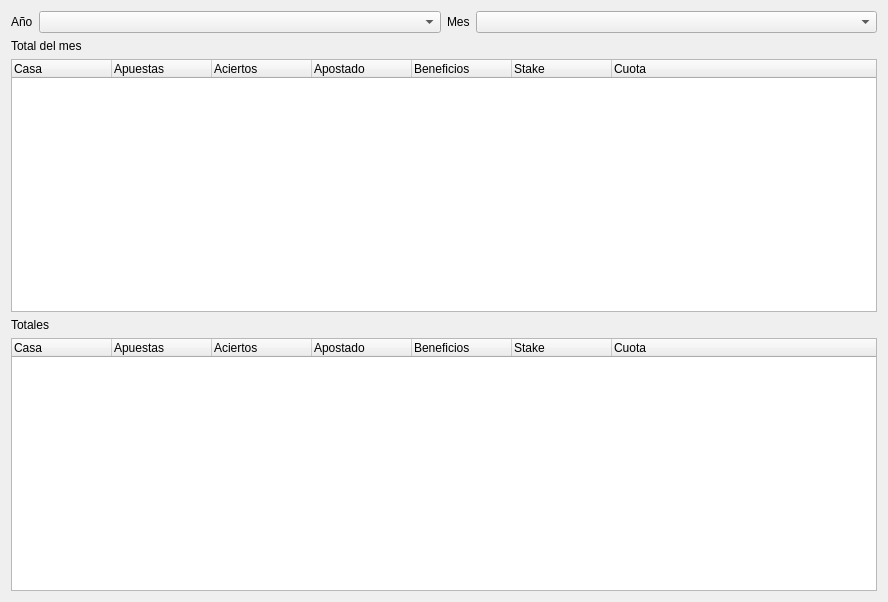
<?xml version="1.0" encoding="UTF-8"?>
<ui version="4.0">
 <class>Form</class>
 <widget class="QWidget" name="Form">
  <property name="geometry">
   <rect>
    <x>0</x>
    <y>0</y>
    <width>888</width>
    <height>602</height>
   </rect>
  </property>
  <property name="windowTitle">
   <string>Form</string>
  </property>
  <layout class="QVBoxLayout" name="verticalLayout">
   <item>
    <layout class="QHBoxLayout" name="horizontalLayout_2">
     <item>
      <layout class="QFormLayout" name="formLayout_4">
       <item row="0" column="0">
        <widget class="QLabel" name="lblYear">
         <property name="text">
          <string>Año</string>
         </property>
        </widget>
       </item>
       <item row="0" column="1">
        <widget class="QComboBox" name="cmbYear"/>
       </item>
      </layout>
     </item>
     <item>
      <layout class="QFormLayout" name="formLayout_2">
       <item row="0" column="0">
        <widget class="QLabel" name="lblMonth">
         <property name="text">
          <string>Mes</string>
         </property>
        </widget>
       </item>
       <item row="0" column="1">
        <widget class="QComboBox" name="cmbMonth"/>
       </item>
      </layout>
     </item>
    </layout>
   </item>
   <item>
    <widget class="QLabel" name="lblTotalMonth">
     <property name="text">
      <string>Total del mes</string>
     </property>
    </widget>
   </item>
   <item>
    <widget class="QTreeWidget" name="treeMonth">
     <property name="locale">
      <locale language="English" country="UnitedStates"/>
     </property>
     <column>
      <property name="text">
       <string>Casa</string>
      </property>
     </column>
     <column>
      <property name="text">
       <string>Apuestas</string>
      </property>
     </column>
     <column>
      <property name="text">
       <string>Aciertos</string>
      </property>
     </column>
     <column>
      <property name="text">
       <string>Apostado</string>
      </property>
     </column>
     <column>
      <property name="text">
       <string>Beneficios</string>
      </property>
     </column>
     <column>
      <property name="text">
       <string>Stake</string>
      </property>
     </column>
     <column>
      <property name="text">
       <string>Cuota</string>
      </property>
     </column>
    </widget>
   </item>
   <item>
    <widget class="QLabel" name="lblTotal">
     <property name="text">
      <string>Totales</string>
     </property>
    </widget>
   </item>
   <item>
    <widget class="QTreeWidget" name="treeTotal">
     <property name="locale">
      <locale language="English" country="UnitedStates"/>
     </property>
     <column>
      <property name="text">
       <string>Casa</string>
      </property>
     </column>
     <column>
      <property name="text">
       <string>Apuestas</string>
      </property>
     </column>
     <column>
      <property name="text">
       <string>Aciertos</string>
      </property>
     </column>
     <column>
      <property name="text">
       <string>Apostado</string>
      </property>
     </column>
     <column>
      <property name="text">
       <string>Beneficios</string>
      </property>
     </column>
     <column>
      <property name="text">
       <string>Stake</string>
      </property>
     </column>
     <column>
      <property name="text">
       <string>Cuota</string>
      </property>
     </column>
    </widget>
   </item>
  </layout>
 </widget>
 <resources/>
 <connections/>
</ui>
